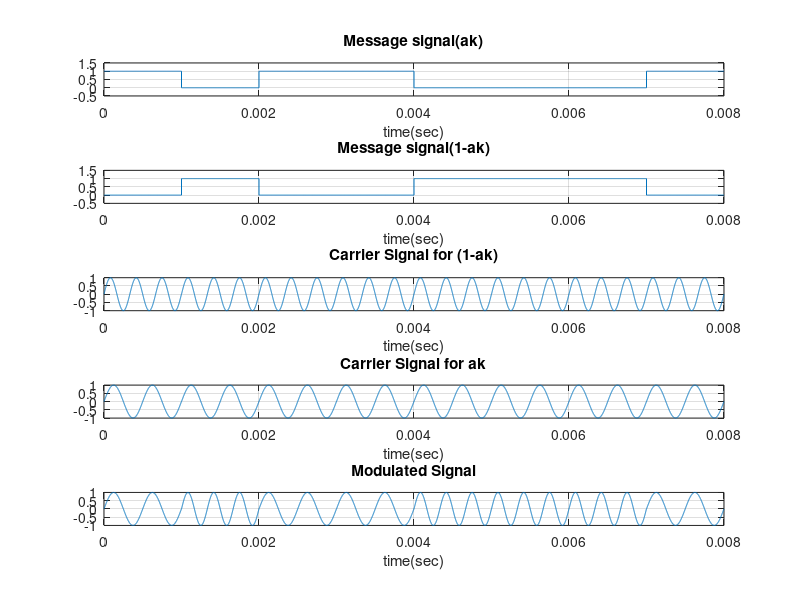

Write MATLAB code to recreate this figure.
clc;
close all;

% defining time for message signal
Tb = .001;
t1 = 0:Tb/999:Tb;
t2 = Tb:Tb/999:2*Tb;
t3 = 2*Tb:Tb/999:3*Tb;
t4 = 3*Tb:Tb/999:4*Tb;
t5 = 4*Tb:Tb/999:5*Tb;
t6 = 5*Tb:Tb/999:6*Tb;
t7 = 6*Tb:Tb/999:7*Tb;
t8 = 7*Tb:Tb/999:8*Tb;

%defining time array
t = [t1 t2 t3 t4 t5 t6 t7 t8];

% defining ak 
y11 = ones(size(t1));                
y12 = zeros(size(t2));                  
y13 = ones(size(t3));                 
y14 = ones(size(t4));                 
y15 = zeros(size(t5));                 
y16 = zeros(size(t6));                 
y17 = zeros(size(t7));                  
y18 = ones(size(t8));                  

%defining message signal
ym1 = [y11 y12 y13 y14 y15 y16 y17 y18];

%plot ym1
figure();
subplot(5,1,1);
plot(t ,ym1); 
ylim([-0.5 1.5]);
title("Message signal(ak)");
xlabel("time(sec)");
grid on;

%defining (1-ak)
y21 = zeros(size(t1));                   
y22 = ones(size(t2));                  
y23 = zeros(size(t3));                   
y24 = zeros(size(t4));                    
y25 = ones(size(t5));                 
y26 = ones(size(t6));                  
y27 = ones(size(t7));                  
y28 = zeros(size(t8)); 

%defining amplitudes of wave list
ym2 = [y21 y22 y23 y24 y25 y26 y27 y28];

%plot ym2 
figure(1);
subplot(5,1,2);
plot(t ,ym2); 
ylim([-0.5 1.5]);
title("Message signal(1-ak)");
xlabel("time(sec)");
grid on; 

% plotting carrier signal
Ac=1; 
fc0=3000; 
Tc0 =  1/fc0;
t1 = 0:Tc0/333.33:(Tc0*24);
yc0=Ac*sin(2*pi*fc0*t); 
subplot(5,1,3);
plot(t1,yc0);  
title("Carrier Signal for (1-ak)");
xlabel("time(sec)");
grid on;

%plotting carrier signal 2
fc1=2000; 
Tc1 =  1/fc1;
t1 = 0:Tc1/499.99:(Tc1*16);
yc1=Ac*sin(2*pi*fc1*t); 
subplot(5,1,4);
plot(t1,yc1);  
title("Carrier Signal for ak");
xlabel("time(sec)");
grid on;

% modulated signal
y = (ym1.*yc1)+(ym2.*yc0);
subplot(5,1,5);
plot(t1,y); 
title("Modulated Signal");
xlabel("time(sec)");
grid on;
